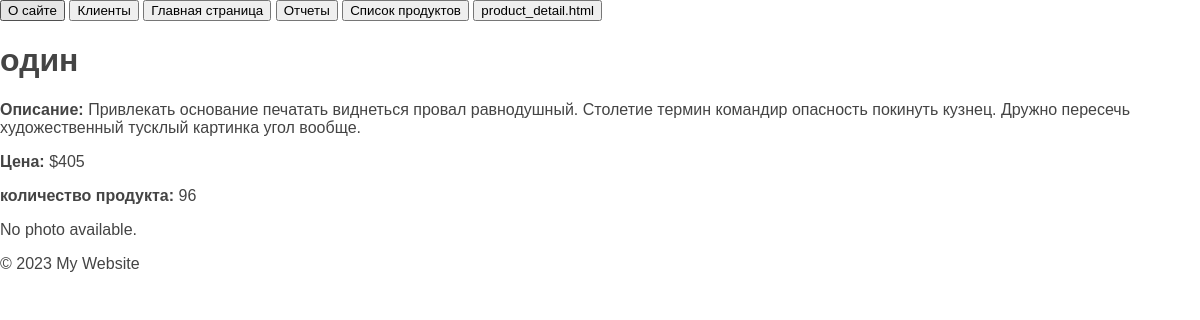
Page /2/ on the committed database.
### Homework2app/models.py (models this page shows, shortened)
class Products(models.Model):
    product_name = models.CharField(max_length=150)
    product_description = models.TextField(blank=True)
    product_price = models.IntegerField()
    product_quantity = models.IntegerField()
    product_add_date = models.DateTimeField(auto_now=True)
    product_photo = models.ImageField(upload_to='photos/%y/%m%d/')

### Homework2app/views.py (the view)
# urls.py: path('<int:pk>/', product_detail, name='product_detail'),
def product_detail(request, pk):
    product = get_object_or_404(Products, pk=pk)
    return render(request, 'product_detail.html', {'product': product})

### Homework2app/templates/product_detail.html
{% extends 'Homework2/base.html' %}
{% block content %}
    <h1>{{ product.product_name }}</h1>
    <p><strong>Описание:</strong> {{ product.product_description }}</p>
    <p><strong>Цена:</strong> ${{ product.product_price }}</p>
    <p><strong>количество продукта:</strong> {{ product.product_quantity }}</p>
    {% if product.product_photo %}
        <img src="{{ product.product_photo.url }}" alt="{{ product.product_name }}">
    {% else %}
        <p>No photo available.</p>
    {% endif %}
{% endblock %}

### Homework2app/static/Homework2app/css/styles.css (style rules this page uses)
html, body { font-family: 'Arial'; margin: 0; padding: 0; height: 100%; width: 100%; color: #444; }

### rows in the picture
Products: product_name "один", product_description "Привлекать основание печатать виднеться провал равнодушный. Столетие термин командир опасность покинуть кузнец. Дружно пересечь художественный тусклый картинка угол вообще.", product_price "405", product_quantity "96"
